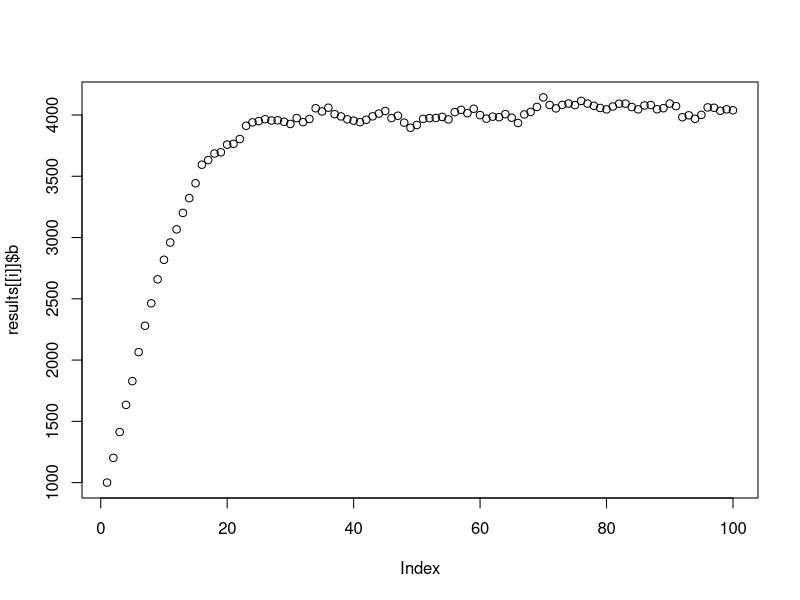
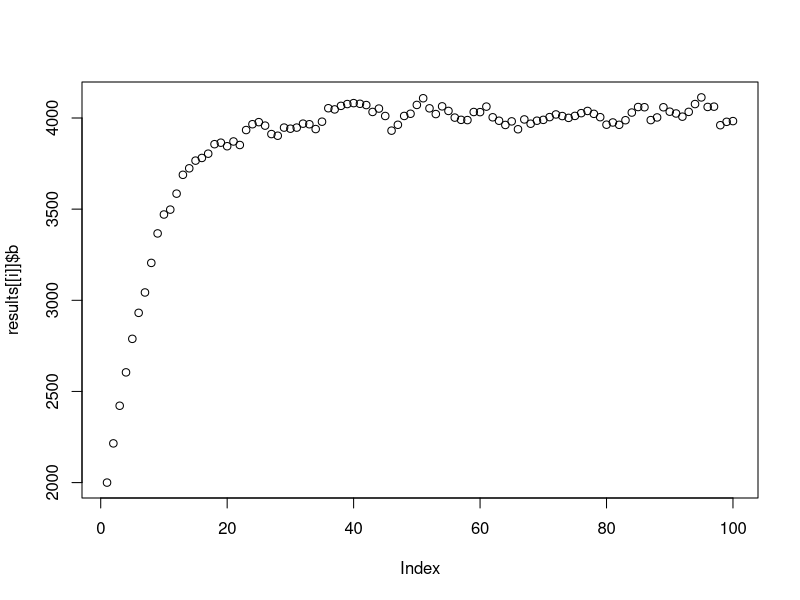
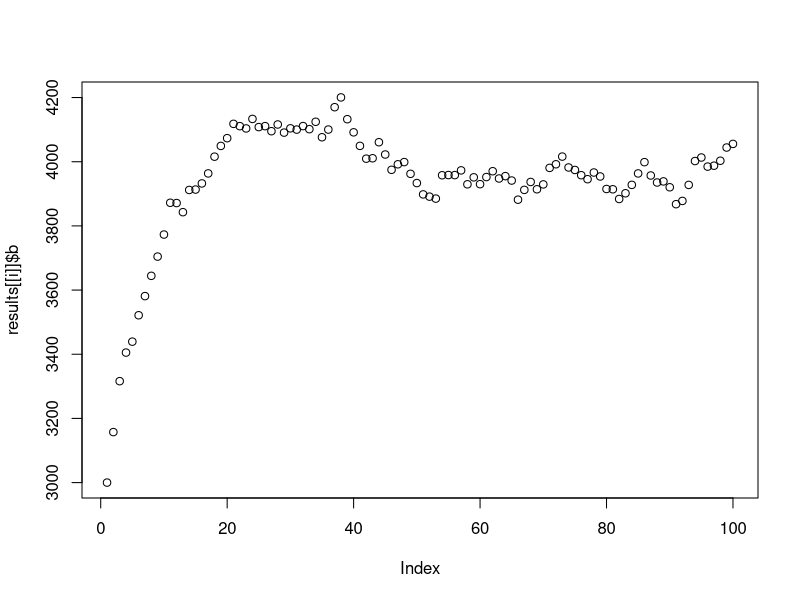
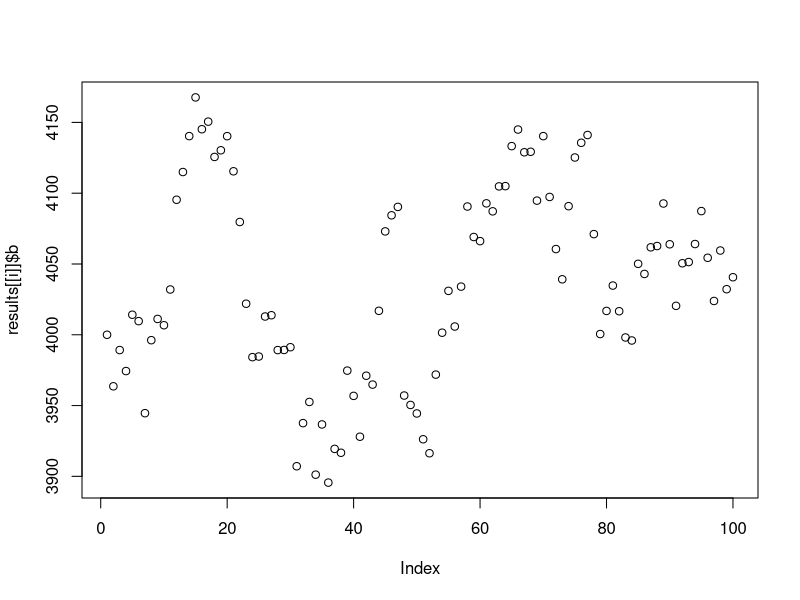
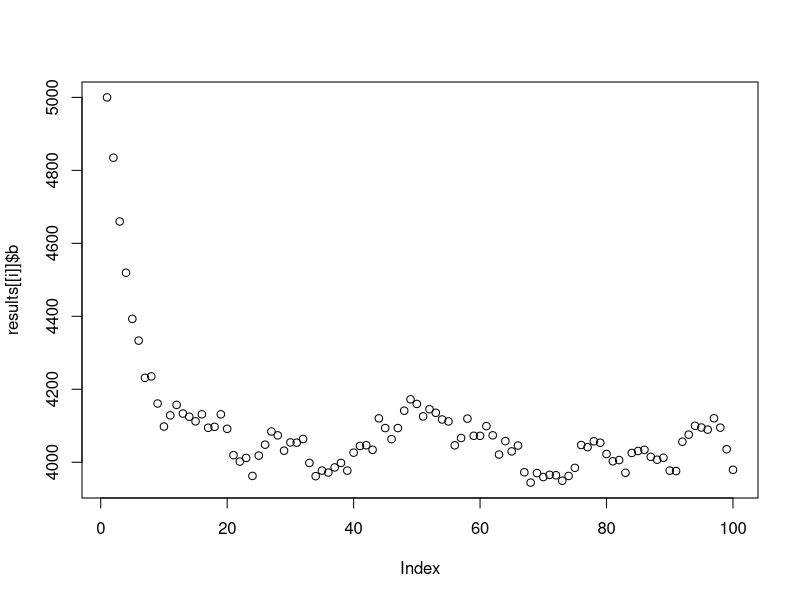
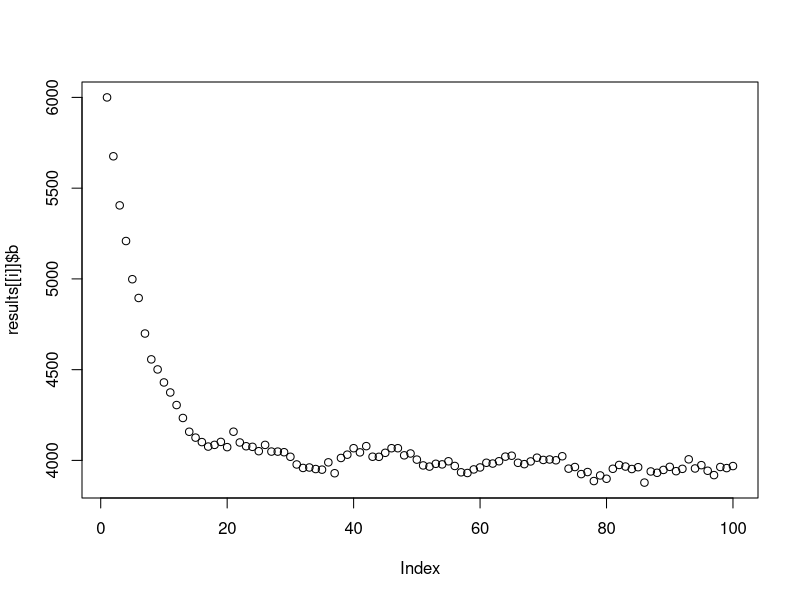
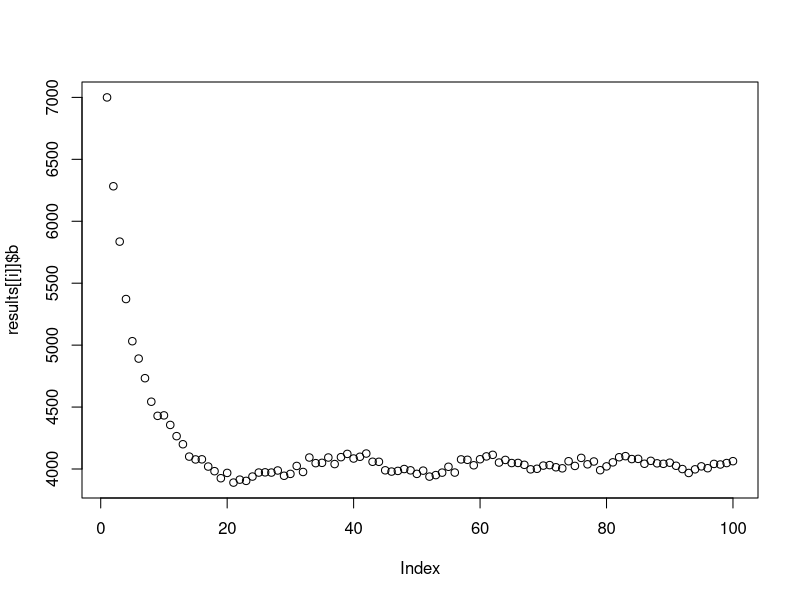
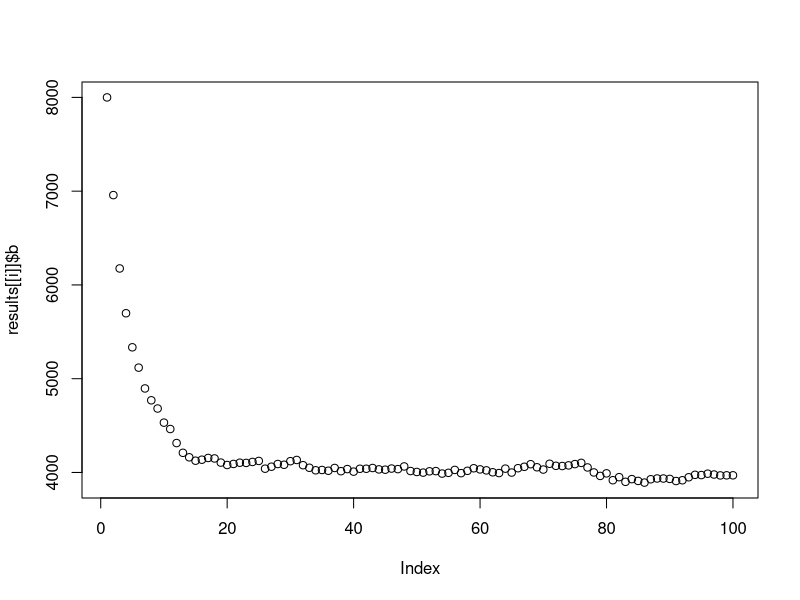

Generate these figures, in order, with R: (Note: this script raises an error after producing the figures.)
## ---- chunk 1
knitr::opts_chunk$set(echo = TRUE)
## ---- chunk 2
library(tidyverse)
## ---- chunk 3

fmsy = 0.2 * (1/(1+0.2))

## ---- chunk 4
#Write the function
sim_stockerror <- function(b, r, r_s, error, p, k, years){
  
  results <- data.frame(
    b = rep(NA, years), c = rep(NA, years), 
    year = 1:years, r = rep(NA, years), b_err = rep(NA, years)) #Setup the results dataframe 
  
  #Set the initial result for the outputs in year 1
   
  results$b[1] = b
  results$b_err[1] = rnorm(1, mean = results$b[1], sd = (error*results$b[1])) #simulate error in assessment
  results$c[1] = (r*(1/(1+p))) * results$b_err[1] #using f=Fmsy and b=estimate from initial stock assessment
  results$r[1] = r
  
  #Loop the model over the specified number of years
  for (t in 2:years) {
    
    results$b_err[t] = rnorm(1, mean = results$b[t-1], sd = (error*results$b[t-1]))
    results$c[t] = (r*(1/(1+p))) * results$b_err[t]
    results$b[t] = results$b[t-1] + (results$r[t-1] / p)*results$b[t-1]*(1 - ((results$b[t-1]/k) ^ p))-results$c[t]
    results$r[t] = results$r[1] * (1 + (r_s*(t-1))) 
    
   } 
  
  return(results)
}

results <- list()
## ---- chunk 5
# create a master list of input variables to feed into the cross() function

error_msy_experiment <- list(
  b = seq(1000, 10000, 1000),
  r = 0.2,
  r_s = 0,
  error = seq(0.05, 0.55, 0.05),
  p = 0.2,
  k = 10000,
  years = 100
)

emsye_cross <- error_msy_experiment %>% 
  cross()

# crossed lists to make 110 experiments
## ---- chunk 6

for(i in 1:110){
  results[[i]] <- sim_stockerror(b=emsye_cross[[i]]$b, r=emsye_cross[[i]]$r,
                              r_s=emsye_cross[[i]]$r_s, p=emsye_cross[[i]]$p, 
                              k=emsye_cross[[i]]$k,years=emsye_cross[[i]]$years, error = emsye_cross[[i]]$error)
}

#plot the results

for(i in 1:110){
  plot(results[[i]]$b)
}
## ---- chunk 7

#Create the master list of input variables that will feed into the cross() function
# If the input doesn't vary in the different experiments just put one value NOT A LIST
##Note: it isn't necessary to specify n_experiments because we only need one value for constant parameters
experiment <- list(
  b = seq(1000, 10000, 1000),
  r = 0.2,
  r_s = 0,
  f = seq(0.01, 0.91, 0.1),
  p = 0.2,
  k = 10000,
  years = 50)

#Use cross() to create a master list
experiment_cross <- experiment %>%
  cross()
#Creates a list of 100 'experiments' inside each experiment are the seven parameters required to run the model
## ---- chunk 8
#Set the 1:100 based on the number of lists within experiment_cross() 
for(i in 1:100){
  results[[i]] <- sim_fishery(b=experiment_cross[[i]]$b, r=experiment_cross[[i]]$r,
                              r_s=experiment_cross[[i]]$r_s, f=experiment_cross[[i]]$f, 
                              p=experiment_cross[[i]]$p, k=experiment_cross[[i]]$k,
                              years=experiment_cross[[i]]$years)
}
